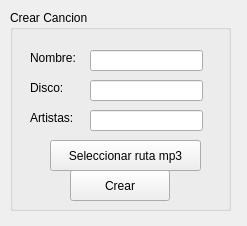
<?xml version="1.0" encoding="UTF-8"?>
<ui version="4.0">
 <class>CrearCancion</class>
 <widget class="QWidget" name="CrearCancion">
  <property name="geometry">
   <rect>
    <x>0</x>
    <y>0</y>
    <width>247</width>
    <height>226</height>
   </rect>
  </property>
  <property name="windowTitle">
   <string>Form</string>
  </property>
  <widget class="QGroupBox" name="groupBox">
   <property name="geometry">
    <rect>
     <x>10</x>
     <y>10</y>
     <width>221</width>
     <height>201</height>
    </rect>
   </property>
   <property name="title">
    <string>Crear Cancion</string>
   </property>
   <widget class="QLabel" name="label">
    <property name="geometry">
     <rect>
      <x>20</x>
      <y>40</y>
      <width>58</width>
      <height>16</height>
     </rect>
    </property>
    <property name="text">
     <string>Nombre:</string>
    </property>
   </widget>
   <widget class="QLabel" name="label_2">
    <property name="geometry">
     <rect>
      <x>20</x>
      <y>70</y>
      <width>58</width>
      <height>16</height>
     </rect>
    </property>
    <property name="text">
     <string>Disco:</string>
    </property>
   </widget>
   <widget class="QLabel" name="label_3">
    <property name="geometry">
     <rect>
      <x>20</x>
      <y>100</y>
      <width>58</width>
      <height>16</height>
     </rect>
    </property>
    <property name="text">
     <string>Artistas: </string>
    </property>
   </widget>
   <widget class="QLineEdit" name="lineEdit">
    <property name="geometry">
     <rect>
      <x>80</x>
      <y>40</y>
      <width>113</width>
      <height>21</height>
     </rect>
    </property>
   </widget>
   <widget class="QLineEdit" name="lineEdit_2">
    <property name="geometry">
     <rect>
      <x>80</x>
      <y>70</y>
      <width>113</width>
      <height>21</height>
     </rect>
    </property>
   </widget>
   <widget class="QLineEdit" name="lineEdit_3">
    <property name="geometry">
     <rect>
      <x>80</x>
      <y>100</y>
      <width>113</width>
      <height>21</height>
     </rect>
    </property>
   </widget>
   <widget class="QPushButton" name="pushButton">
    <property name="geometry">
     <rect>
      <x>60</x>
      <y>160</y>
      <width>100</width>
      <height>31</height>
     </rect>
    </property>
    <property name="text">
     <string>Crear</string>
    </property>
   </widget>
   <widget class="QPushButton" name="pushButton_2">
    <property name="geometry">
     <rect>
      <x>40</x>
      <y>130</y>
      <width>151</width>
      <height>31</height>
     </rect>
    </property>
    <property name="text">
     <string>Seleccionar ruta mp3</string>
    </property>
   </widget>
  </widget>
 </widget>
 <resources/>
 <connections/>
</ui>
